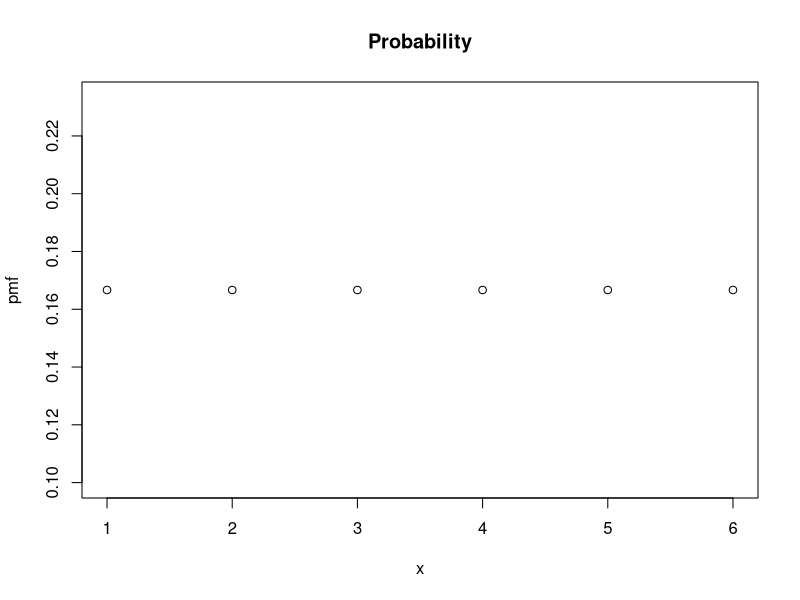
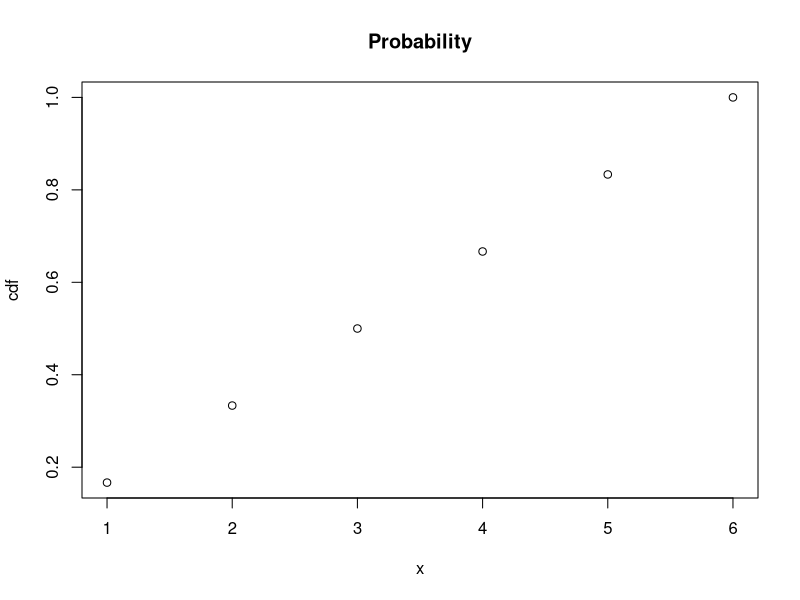
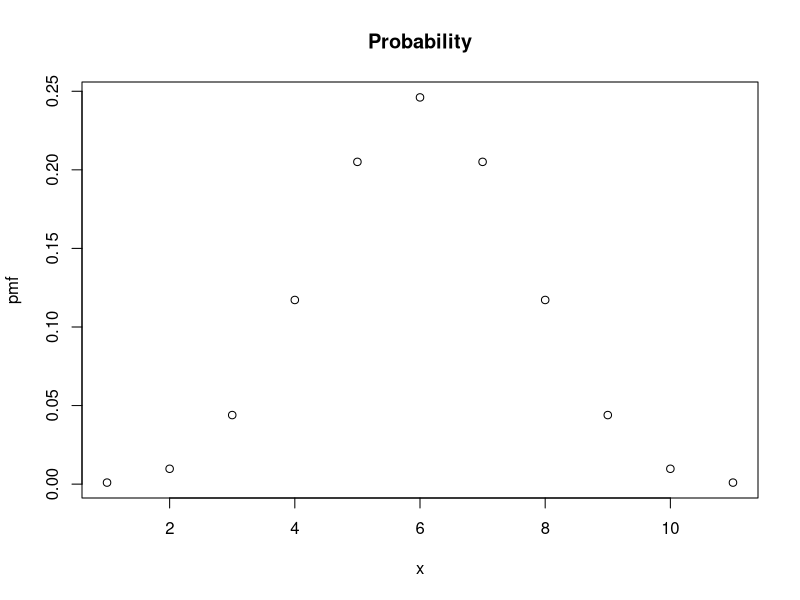
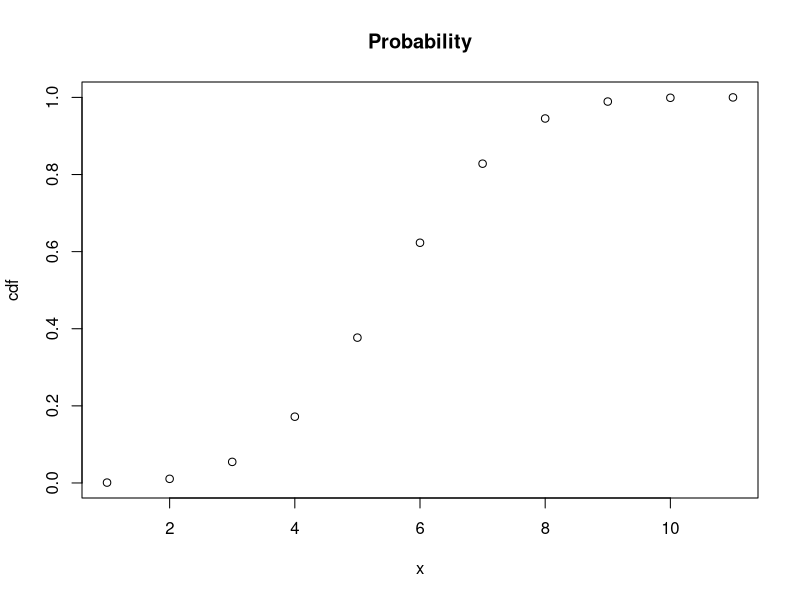
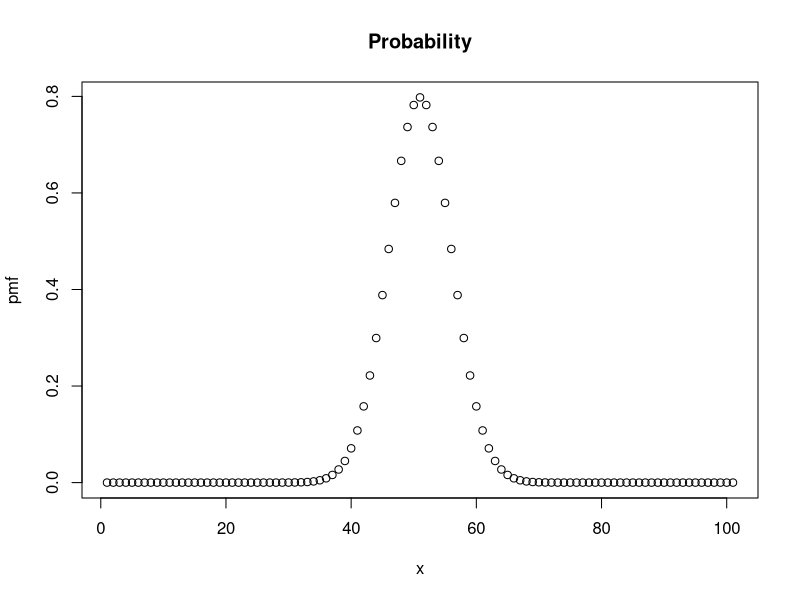
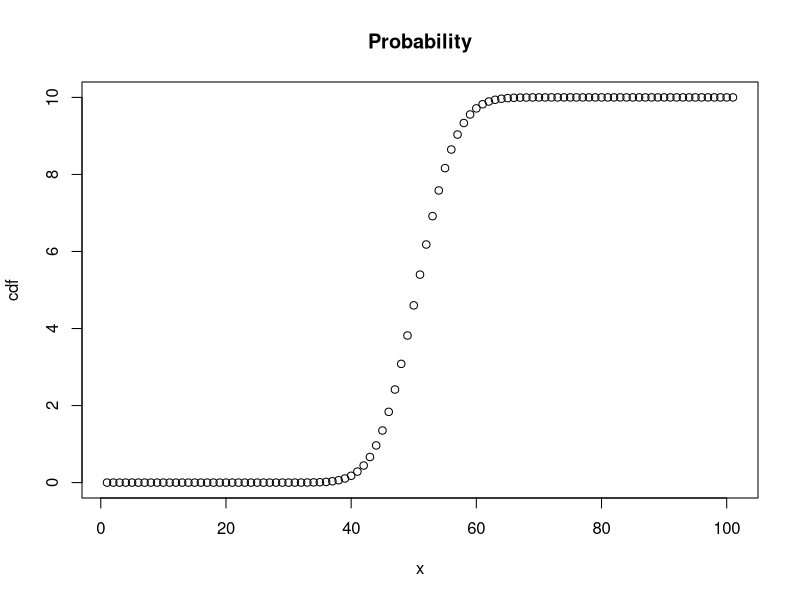
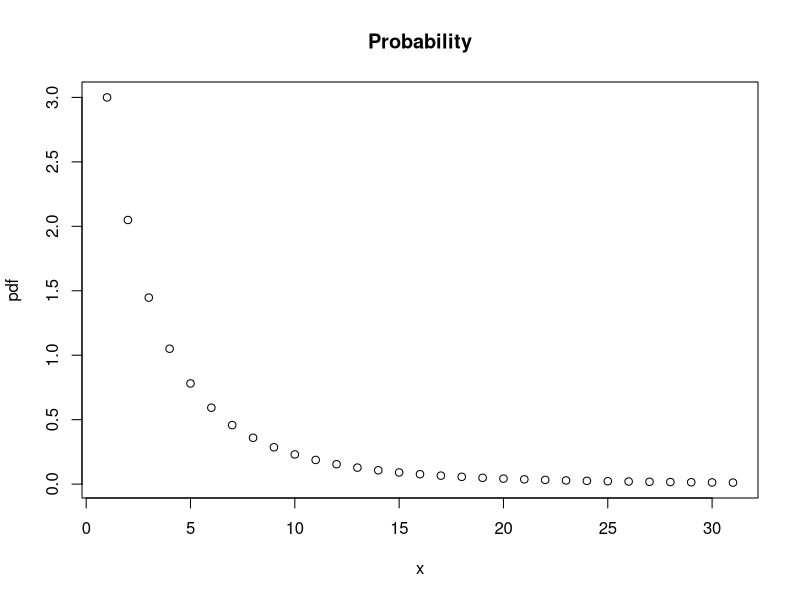

The R script that drew these images, in order:
install.packages("stats")
library("stats")
set.seed(42)

# Dice Roll
sample(1:6, 1)
pmf = rep(1/6, 6)
cdf = cumsum(pmf)
plot(pmf, xlab = 'x', 'main'='Probability')
plot(cdf, xlab = 'x', 'main'='Probability')

# R stats -> d:pdf/pmf, p:cdf, q:inverse cdf, r:sampling
# Binomial
n = 10
p = 0.5
dbinom(5, n, p) #Prob(x=5|n=10,p=0.5)
sum(dbinom(5:8, n, p)) #Prob(5<=x<=8|n=10,p=0.5)
pbinom(8, n, p) #P(x<5|n=10,p=0.5)
Dx = 0:10 # domain
pmf = dbinom(Dx, n, p) # Vector, Prob(x=k|n=10,p=0.5)
cdf = cumsum(pmf)
plot(pmf, xlab = 'x', 'main'='Probability')
plot(cdf, xlab = 'x', 'main'='Probability')

# Normal Distribution
dnorm(5, 10, 2) # P(x = 5 | mean = 10, stdev = 2)
sum(dnorm(5:10, 10, 2)) # P(5 <= x <= 10| mean = 10, stdev = 2)
pnorm(4, 10, 2) # P(x<10, 10, 2)
Dx = seq(from = 5, to = 15, by = 0.1) # domain vector
pmf = dnorm(Dx, n, p) # Vector, Prob(x=k|n=10,p=0.5)
cdf = cumsum(pmf)
plot(pmf, xlab = 'x', 'main'='Probability')
plot(cdf, xlab = 'x', 'main'='Probability')
x = rnorm(1000, 10, 2) # 1000 samples of N(10, 2)
mean(x)
median(x)
var(x)

# Custom Density Function
f = function(x) 3/x^4
Dx = seq(from = 1, to = 4, by = 0.1) # domain vector
pdf = f(Dx)
cdf = cumsum(pdf)
plot(pdf, xlab = 'x', 'main'='Probability')

integrate(f, 2, 4)$value # P(2<x<4)

Ef = function(x) x * f(x)
integrate(Ef, 1, Inf)$value

Vf = function(x) x^2 * f(x)
integrate(Vf, 1, Inf)$value

# From Normal to Chi Square
x = seq(-3, 3,by = 0.1)
fx = pdf(x)


